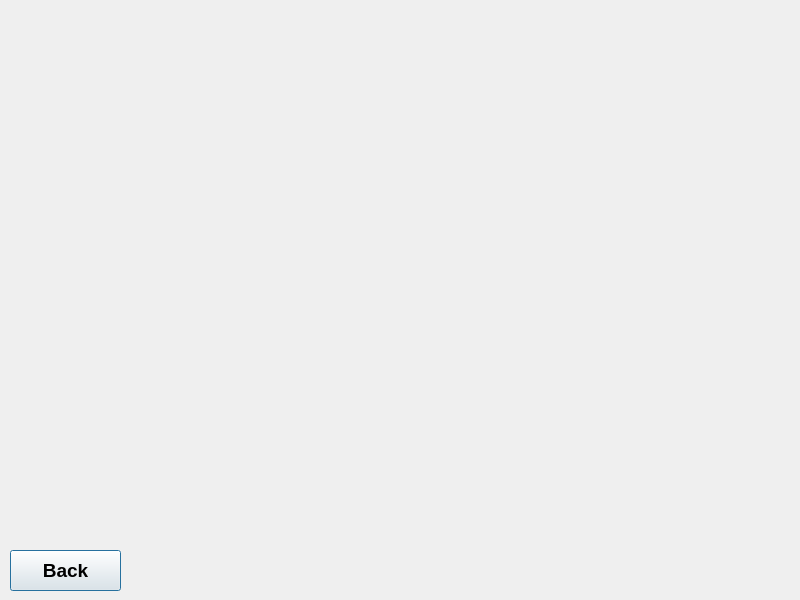
<?xml version="1.0" encoding="UTF-8"?>
<ui version="4.0">
 <class>HowToPlay</class>
 <widget class="QDialog" name="HowToPlay">
  <property name="geometry">
   <rect>
    <x>0</x>
    <y>0</y>
    <width>800</width>
    <height>600</height>
   </rect>
  </property>
  <property name="mouseTracking">
   <bool>false</bool>
  </property>
  <property name="focusPolicy">
   <enum>Qt::NoFocus</enum>
  </property>
  <property name="windowTitle">
   <string>Village Raider</string>
  </property>
  <property name="styleSheet">
   <string notr="true">background-image: url(:/images/background_howToPlay.jpg);</string>
  </property>
  <widget class="QPushButton" name="btnBack">
   <property name="geometry">
    <rect>
     <x>10</x>
     <y>550</y>
     <width>111</width>
     <height>41</height>
    </rect>
   </property>
   <property name="font">
    <font>
     <family>MS Sans Serif</family>
     <pointsize>14</pointsize>
     <weight>75</weight>
     <bold>true</bold>
    </font>
   </property>
   <property name="mouseTracking">
    <bool>false</bool>
   </property>
   <property name="text">
    <string>Back</string>
   </property>
   <property name="flat">
    <bool>false</bool>
   </property>
  </widget>
 </widget>
 <resources/>
 <connections/>
</ui>
